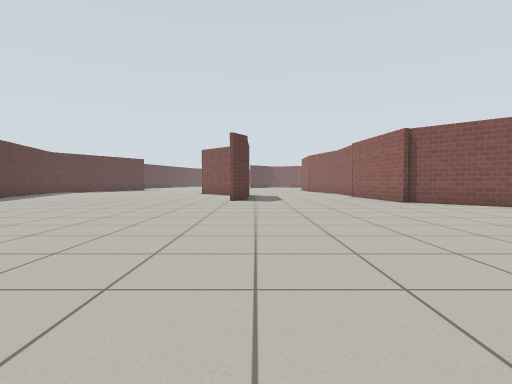
[1] (above)

24 first-person views from a walk through a robot-simulator world made for Gazebo. The camera is 0.72 m above the floor, tilts 2° down and sees 80° across. Floor lines are 1 m apart. The floor is counted in squares, 1 m on a side. Each view is taken from the middle of a square. On the plan, view 1 faces up. The plan holds only what a view shows up to about 10 squares ahead; the rest is blank. The place goes on beyond the plan. Gazebo's built-in surfaces are drawn with simple patterns.

[2]
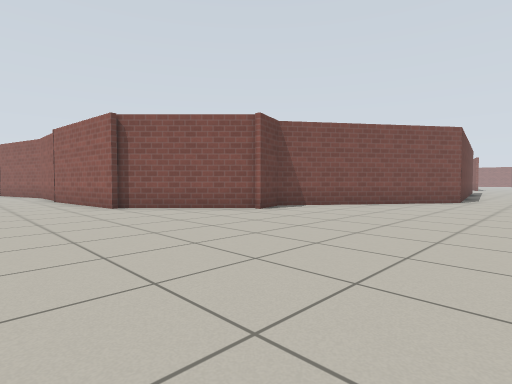

[3]
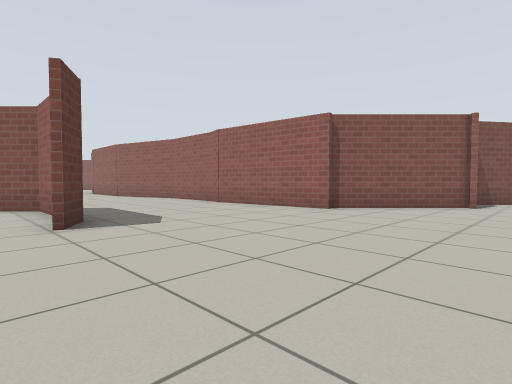

[4]
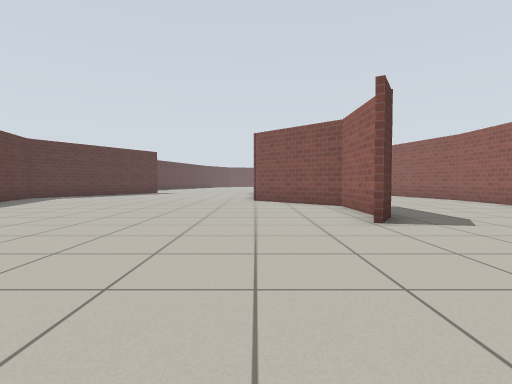

[5]
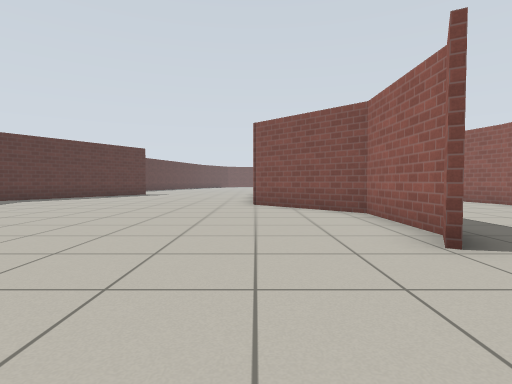

[6]
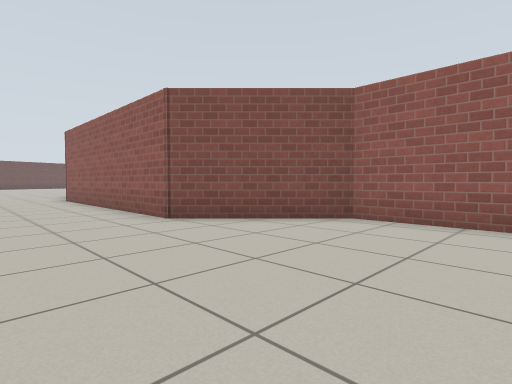

[7]
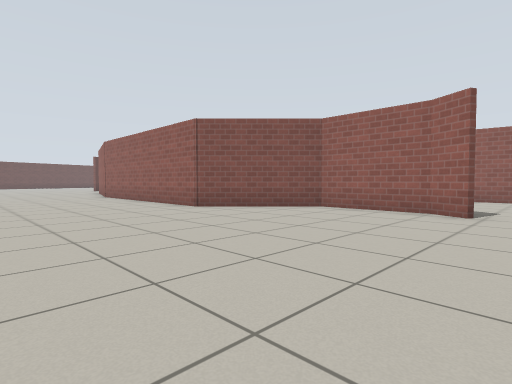

[8]
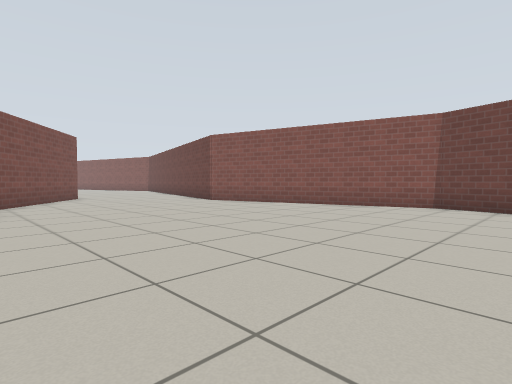

[9]
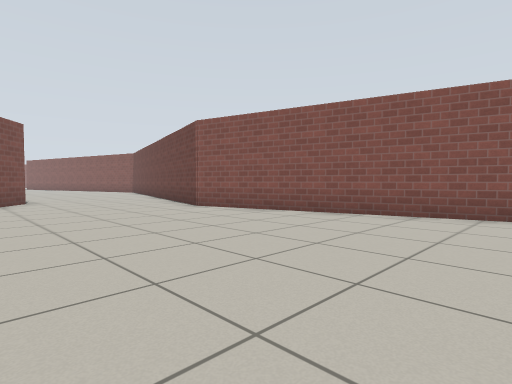

[10]
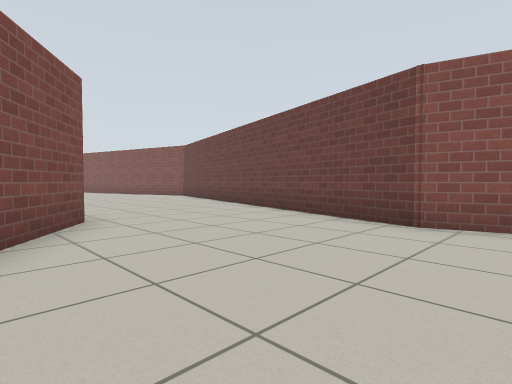

[11]
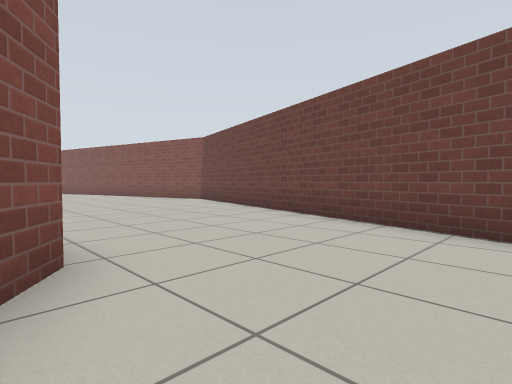

[12]
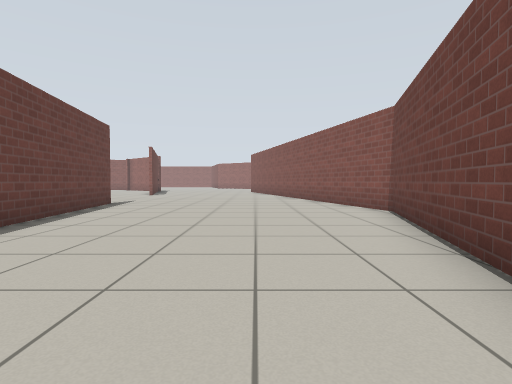

[13]
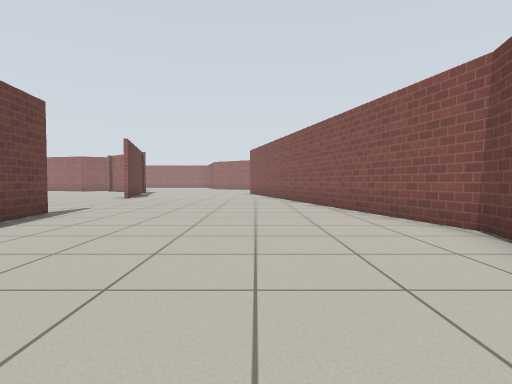

[14]
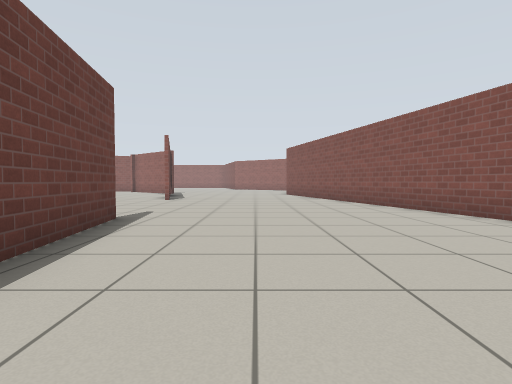

[15]
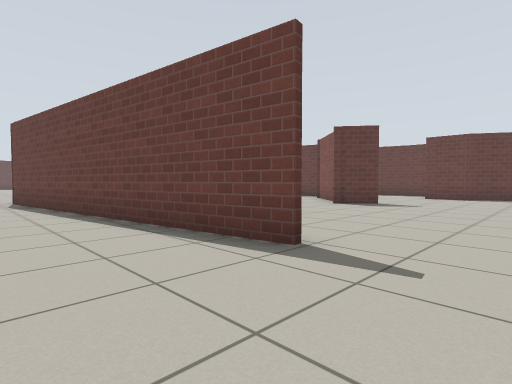

[16]
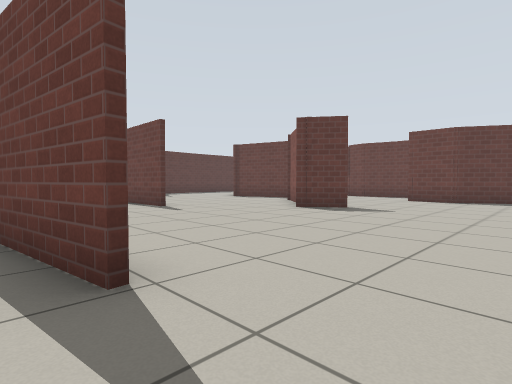

[17]
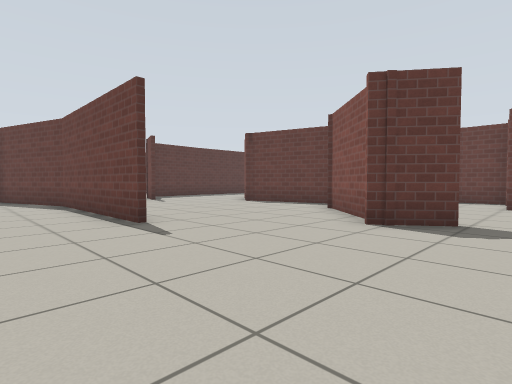

[18]
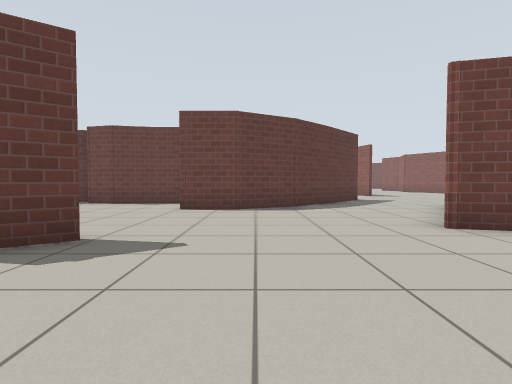

[19]
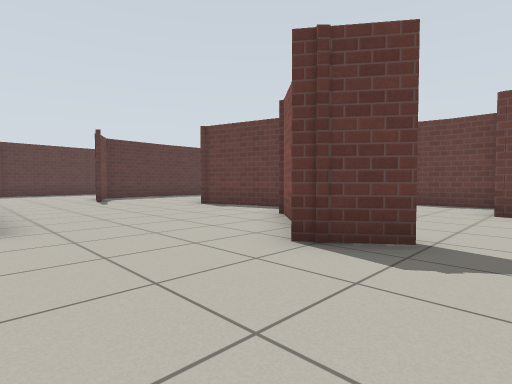

[20]
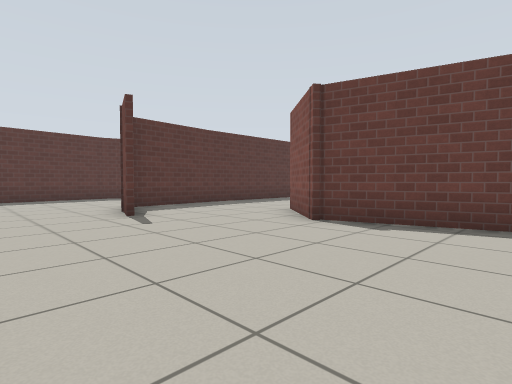

[21]
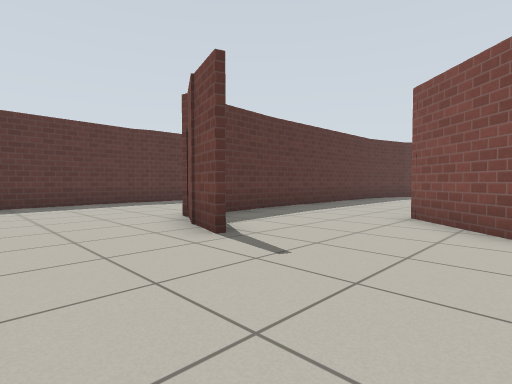

[22]
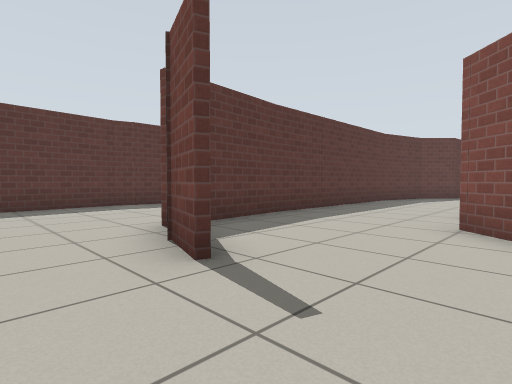

[23]
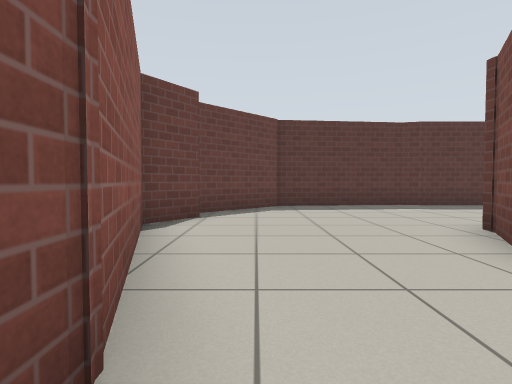

[24]
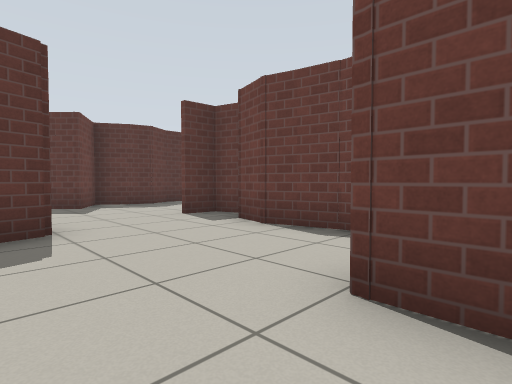

### Floor plan
Points are (right, up) in squares from view 1. A wall is a line through its corners. A room is listed if a view was taken in it or the views show most of it. See-through windows are left out.
Room 1 (views 1, 2, 3, 4, 5, 6, 7, 8, 9, 10, 11, 12, 13, 14, 15, 16, 17, 18, 19, 20, 21, 22, 23, 24)
walls: (7.8, 8.9) (9.1, 8) (7.6, 7.5); (10.7, 12.8) (9.5, 13.5); (8.9, 8.1) (12.9, 9.4) (13.4, 9.4); (11.7, 12.5) (10.6, 12.9); (7.9, 7.7) (5.2, 10.4); (5, 10.3) (4.6, 13.6); (4.9, 15.1) (4.7, 14.4) (5.1, 10.7) (7.1, 8.7); (4.7, 15.1) (4.7, 17.6); (4.8, 16.9) (4.8, 14.9); (4.7, 17.5) (4.6, 18.1); (17.9, 9.3) (13, 9.3) (10.1, 8.3); (-0.3, 12) (-0.8, 11.2); (13.5, 19.2) (12.9, 18.1) (14.2, 17.4) (13.6, 16.8); (9.3, 20.5) (9.3, 16.4) (9.6, 13.3); (13.6, 19.7) (13.4, 18.9); (17.7, 15.7) (14.6, 14.8) (12.9, 16.3); (-1, 11.2) (-0.5, 12) (-0.5, 14.8) (-3, 17.4) (-3, 23.2); (18.2, 16) (18.4, 15.4); (20.4, 12.5) (18.6, 14.2); (17.9, 19.7) (17.2, 19.5); (21.9, 12.7) (20.7, 11.9); (20.8, 19.1) (19.3, 18.8) (18.5, 19); (0.7, -0.7) (2.2, -1.1) (9.6, 0.9) (21.3, -2.3) (28.1, -0.4); (21.9, 19.1) (20.6, 19.1); (23.9, 5.7) (13.9, 4.3) (8.9, 7.9); (25.3, 17.8) (23.5, 16.8) (22, 16.8); (27.7, 13.4) (26.9, 13.6); (26.5, 19) (25, 17.6)

Where each view was taken, in squares from view 1:
view 1: 0 up, 0 right, facing up
view 2: 2 up, 2 right, facing up-right
view 3: 6 up, 2 left, facing up-right
view 4: 6 up, 3 left, facing up
view 5: 8 up, 3 left, facing up
view 6: 12 up, 6 left, facing up-right
view 7: 10 up, 8 left, facing up-right
view 8: 8 up, 0 right, facing down-right
view 9: 6 up, 2 right, facing down-right
view 10: 6 up, 8 right, facing down-right
view 11: 5 up, 11 right, facing down-right
view 12: 1 up, 14 right, facing right
view 13: 1 up, 17 right, facing right
view 14: 3 up, 18 right, facing right
view 15: 3 up, 26 right, facing up-left
view 16: 5 up, 26 right, facing up-left
view 17: 7 up, 23 right, facing up-left
view 18: 9 up, 24 right, facing up
view 19: 9 up, 23 right, facing up-left
view 20: 10 up, 18 right, facing up-left
view 21: 10 up, 15 right, facing up-left
view 22: 11 up, 14 right, facing up-left
view 23: 10 up, 14 right, facing left
view 24: 15 up, 23 right, facing up-left
